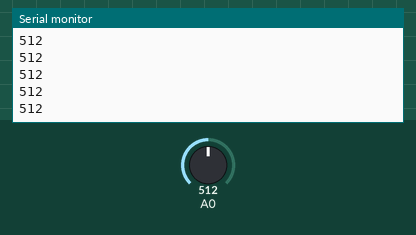
This sketch was run on a simulated Arduino Uno, built with avr-gcc and run on an emulated ATmega328P. Parts: the last lines printed to the serial monitor. Inputs (shaded band) come from the test bench; at power-on: A0 = 512.

Above: at 1.2 s.
1.3 s: A0 set to 716
At 2.0 s:
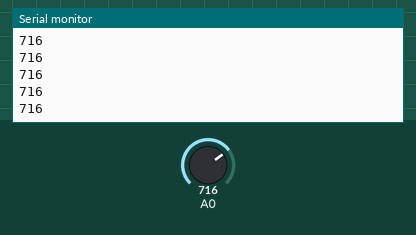
2.8 s: A0 set to 900
At 3.3 s:
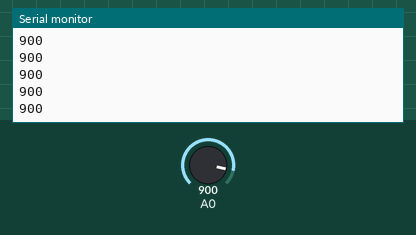
Timing chart, 0 to 5.7 s (numbered marks = the images above; inputs shaded):
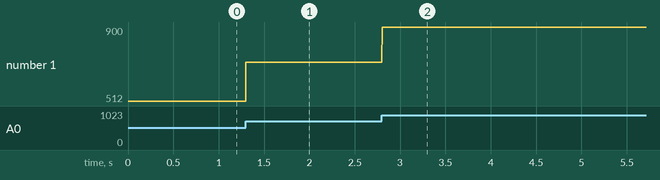

The sketch:

grapha0.ino
```cpp
void setup() {
  // initialize the serial communication:
  Serial.begin(115200);
}

  int max = 0;
  int min = 1000;
  unsigned long time = millis();
void loop() {
  // send the value of analog input 0:
  int reading = analogRead(A0);
  Serial.println(reading);
  // wait a bit for the analog-to-digital converter
  // to stabilize after the last reading:
  delay(2);
}
```

Measured:
- after the input at 1.3 s, the serial monitor: prints a new line at once (image 1)
- after the input at 2.8 s, the serial monitor: prints a new line at once (image 2)
- plotted number 1: 512 → 716 after the input at 1.3 s, 716 → 900 after the input at 2.8 s
